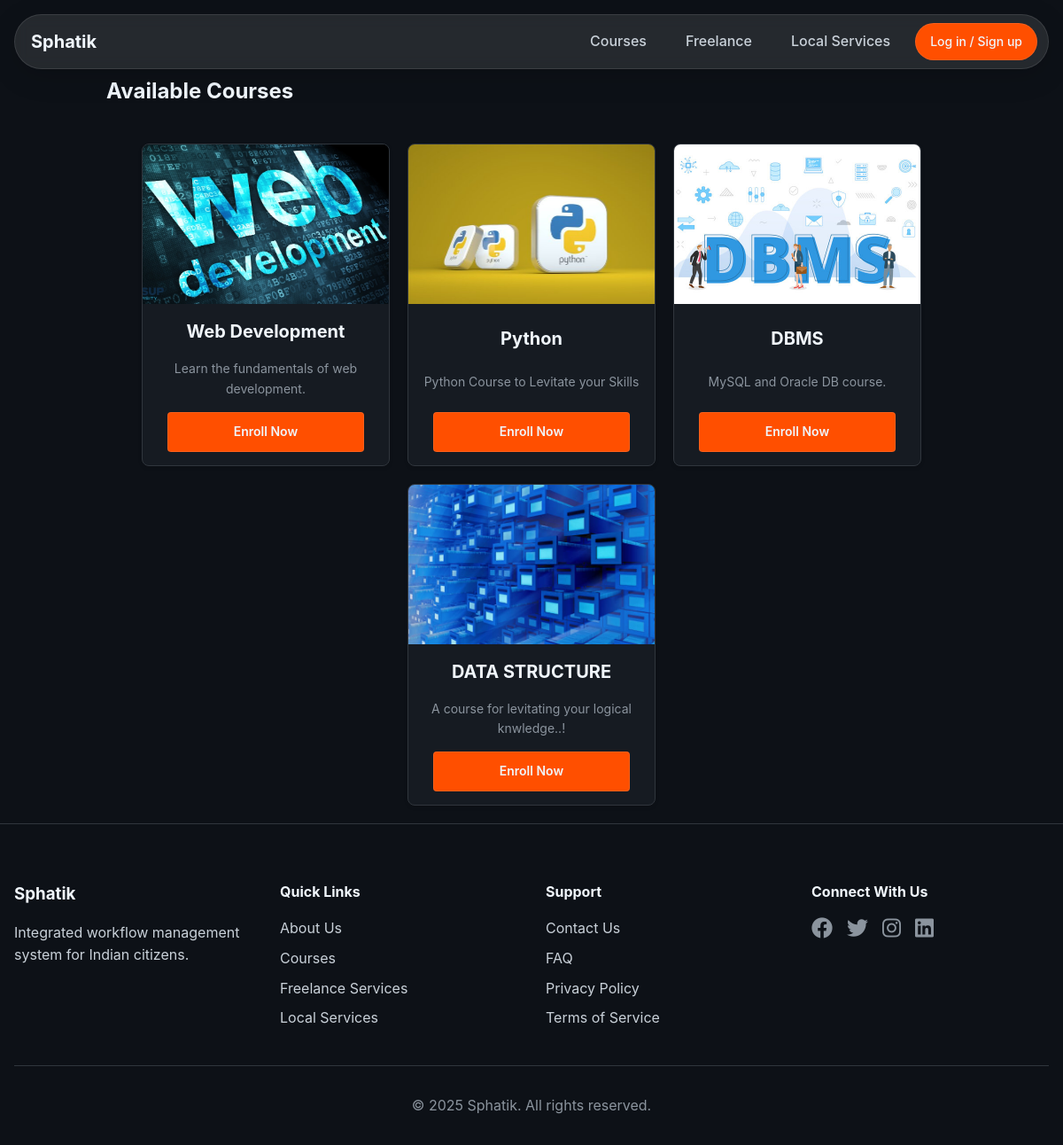
/courses.php, run on the app's committed database.
### tables this page shows
CREATE TABLE `courses` (
  `id` int(11) NOT NULL,
  `title` varchar(255) NOT NULL,
  `description` text NOT NULL,
  `image` varchar(255) NOT NULL,
  `created_at` timestamp NOT NULL DEFAULT current_timestamp(),
  `enroll_link` varchar(255) NOT NULL,
  `status` enum('active','inactive') NOT NULL DEFAULT 'inactive'
);

### courses.php (the view, shortened to what this page needs)
<?php
include './includes/db.php';
include 'includes/header.php';
$query = "SELECT id, title, description, image, enroll_link FROM courses";
$result = $conn->query($query);
?>
<!DOCTYPE html>
<html lang="en">
    <head>
        <link rel="stylesheet" href="<?= BASE_URL ?>css/course_style.css">
        <link rel="stylesheet" href="https://cdnjs.cloudflare.com/ajax/libs/font-awesome/6.0.0/css/all.min.css">
    </head>
    <body>
        <section class="courses-page">
            <div class="course-container">
                <h1>Available Courses</h1>
                <div class="courses-grid">
                    <?php while ($row = $result->fetch_assoc()): ?>
                        <div class="course-card">
                            <img src="<?php echo htmlspecialchars($row['image']); ?>" alt="Course Image">
                            <h3><?php echo htmlspecialchars($row['title']); ?></h3>
                            <p><?php echo htmlspecialchars($row['description']); ?></p>
                            <a href="myCourse.php" class="btn" target="_blank">Enroll
                                Now</a>
                        </div>
                    <?php endwhile; ?>
                </div>
            </div>
        </section>
        <?php include 'includes/footer.php'; ?>
    </body>
</html>

### includes/global.php (shortened to what this page needs)
<link rel="stylesheet" href="<?= BASE_URL ?>/css/index.css">

### includes/header.php (shortened to what this page needs)
<?php
require_once 'global.php';
?>
<link rel="stylesheet" href="<?= BASE_URL ?>/css/header.css">
<header class="header">
    <div class="container">
        <a href="<?= BASE_URL ?>index.php" class="logo">Sphatik</a>
        <nav class="nav">
            <ul class="nav-list">
                <li class="list-item"><a href="<?= BASE_URL ?>courses.php">Courses</a></li>
                <li class="list-item"><a href="<?= BASE_URL ?>freelance.php">Freelance</a></li>
                <li class="list-item"><a href="<?= BASE_URL ?>local_services.php">Local Services</a></li>
                <?php if (isset($_SESSION['id'])): ?>
                    <li class="list-item"><a href="<?= BASE_URL ?>dashboards/profile.php">
                            <svg class="profile" xmlns="http://www.w3.org/2000/svg" viewBox="0 0 448 512" height="2rem"
                                width="2rem"
                                fill="#fff">
                                <path
                                    d="M224 256A128 128 0 1 0 224 0a128 128 0 1 0 0 256zm-45.7 48C79.8 304 0 383.8 0 482.3C0 498.7 13.3 512 29.7 512l388.6 0c16.4 0 29.7-13.3 29.7-29.7C448 383.8 368.2 304 269.7 304l-91.4 0z" />
                            </svg></a></li>
                <?php else: ?>
                    <li class="list-item"><a href="<?= BASE_URL ?>auth/select.php" class="btn btn-login"
                            style="color:#fff;">Log
                            in / Sign
                            up</a>
                    </li>
                <?php endif; ?>
            </ul>
        </nav>
    </div>
</header>

### includes/footer.php
<?php
require_once 'global.php'; ?>
<link rel="stylesheet" href="https://cdnjs.cloudflare.com/ajax/libs/font-awesome/6.0.0/css/all.min.css">
<link rel="stylesheet" href="<?= BASE_URL ?>/css/footer.css">
<footer class="footer">
    <div class="container">
        <div class="footer-grid">
            <div class="footer-section">
                <h3>Sphatik</h3>
                <p>Integrated workflow management system for Indian citizens.</p>
            </div>
            <div class="footer-section">
                <h4>Quick Links</h4>
                <ul>
                    <li><a href="<?= BASE_URL ?>pages/about_us.php">About Us</a></li>
                    <li><a href="courses.php">Courses</a></li>
                    <li><a href="freelance.php">Freelance Services</a></li>
                    <li><a href="local_servies.php">Local Services</a></li>
                </ul>
            </div>
            <div class="footer-section">
                <h4>Support</h4>
                <ul>
                    <li><a href="<?= BASE_URL ?>pages/contact_us.php">Contact Us</a></li>
                    <li><a href="faq.php">FAQ</a></li>
                    <li><a href="privacy.php">Privacy Policy</a></li>
                    <li><a href="terms_of_service.php">Terms of Service</a></li>
                </ul>
            </div>
            <div class="footer-section">
                <h4>Connect With Us</h4>
                <div class="social-links">
                    <a href="#"><i class="fab fa-facebook"></i></a>
                    <a href="#"><i class="fab fa-twitter"></i></a>
                    <a href="#"><i class="fab fa-instagram"></i></a>
                    <a href="#"><i class="fab fa-linkedin"></i></a>
                </div>
            </div>
        </div>
        <div class="footer-bottom">
            <p>&copy; <?php echo date('Y'); ?> Sphatik. All rights reserved.</p>
        </div>
    </div>
</footer>

### css/index.css (style rules this page uses)
* { margin: 0; padding: 0; box-sizing: border-box; }
body { font-family: -apple-system, BlinkMacSystemFont, "Segoe UI", "Noto Sans", Helvetica, Arial, sans-serif; line-height: 1.6; color: var(--text-color); background: var(--bg-dark); }
.container { max-width: 1200px; margin: 0 auto; padding: 0 1rem; }
.btn { padding: 0.8rem 1.5rem; border-radius: 4px; text-decoration: none; font-weight: 500; transition: opacity 0.3s ease; }

### css/header.css (style rules this page uses)
.header { position: fixed; width: 100%; top: 1rem; left: 0; z-index: 1000; padding: 0 1rem; pointer-events: none; }
.header .container { max-width: 100vw; margin: 0 auto; display: flex; justify-content: space-between; align-items: center; background: rgba(255, 255, 255, 0.1); backdrop-filter: blur(8px); border-radius: 9999px; padding: 0.5rem 0.75rem; border: 1px solid rgba(255, 255, 255, 0.1); box-shadow: 0 8px 32px rgba(0, 0, 0, 0.15); pointer-events: auto; animation: slideDown 0.5s ease-out; }
.logo { font-size: 1.25rem; font-weight: bold; color: var(--header-color); text-decoration: none; display: flex; align-items: center; padding: 0.375rem; border-radius: 9999px; transition: all 0.2s ease; }
.nav { display: flex; align-items: center; }
.nav-list { display: flex; list-style: none; gap: 0.75rem; align-items: center; margin: 0; padding: 0; }
.nav-list a { text-decoration: none; color: var(--text-color); font-weight: 500; padding: 0.575rem 1rem; border-radius: 9999px; transition: all 0.2s ease; position: relative; display: flex; align-items: center; }
.list-item { display: flex; align-items: center; position: relative; }
.list-item a::after { content: attr(data-tooltip); position: absolute; bottom: -2rem; left: 50%; transform: translateX(-50%); background: rgba(0, 0, 0, 0.9); color: white; padding: 0.25rem 0.5rem; border-radius: 0.375rem; font-size: 0.75rem; white-space: nowrap; opacity: 0; visibility: hidden; transition: all 0.2s ease; }
.btn { display: inline-flex; align-items: center; padding: 0.575rem 1.75rem; background: var(--primary-color); color: var(--header-color) !important; text-decoration: none; border-radius: 9999px; font-weight: 600; transition: all 0.2s ease; border: 1px solid rgba(240, 246, 252, 0.1); font-size: 0.875rem; }

### css/course_style.css (style rules this page uses)
.course-container { width: 80%; margin: 0 auto; }
.courses-page { padding: 20px 0; margin-top: 4rem; background: var(--bg-dark); color: var(--text-color); }
.courses-grid { display: flex; flex-wrap: wrap; gap: 20px; justify-content: center; }
.courses-page h1 { text-align: left; margin-bottom: 40px; color: var(--header-color); }
.course-card { background: var(--bg-light); border: 1px solid var(--border-color); border-radius: 8px; overflow: hidden; width: 280px; box-shadow: 0 2px 4px rgba(0, 0, 0, 0.1); text-align: center; display: flex; flex-direction: column; justify-content: space-between; }
.course-card img { width: 100%; height: 180px; object-fit: cover; }
.course-card h3 { margin: 15px 0; font-size: 20px; color: var(--header-color); }
.course-card p { padding: 0 15px; font-size: 14px; color: var(--muted-text); }
.course-card .btn { display: block; margin: 15px auto; padding: 10px 20px; background: var(--primary-color); color: #fff; text-decoration: none; border-radius: 4px; width: 80%; text-align: center; }

### css/footer.css (style rules this page uses)
.footer { background: var(--bg-dark); color: var(--text-color); padding: 4rem 0 2rem; border-top: 1px solid var(--border-color); }
.footer-grid { display: grid; grid-template-columns: repeat(auto-fit, minmax(200px, 1fr)); gap: 2rem; margin-bottom: 2rem; }
.footer-section h3, .footer-section h4 { margin-bottom: 1rem; color: var(--header-color); }
.footer-section ul { list-style: none; }
.footer-section ul li { margin-bottom: 0.5rem; }
.footer-section a { color: var(--text-color); text-decoration: none; transition: color 0.2s; }
.social-links { display: flex; gap: 1rem; }
.social-links a { font-size: 1.5rem; color: var(--muted-text); transition: color 0.2s; }
.footer-bottom { text-align: center; padding-top: 2rem; border-top: 1px solid var(--border-color); color: var(--muted-text); }

### includes/global.php (style rules this page uses)
:root { --primary-color: #FF4F00; --secondary-color: #FE5A1D; --text-color: #c9d1d9; --bg-dark: #0d1117; --bg-darker: #010409; --bg-light: #161b22; --border-color: #30363d; --link-color: #58a6ff; --header-color: #f0f6fc; --muted-text: #8b949e; --light-gray: #30363d; --white: #f0f6fc; --error-bg: #f8d7da; --error-text: #721c24; --error-border: #f5c6cb; }

### data on the page
courses: image (picture), title "Web Development", description "Learn the fundamentals of web development."
courses: image (picture), title "Python", description "Python Course to Levitate your Skills"
courses: image (picture), title "DBMS", description "MySQL and Oracle DB course."
courses: image (picture), title "DATA STRUCTURE", description "A course for levitating your logical knwledge..!"
